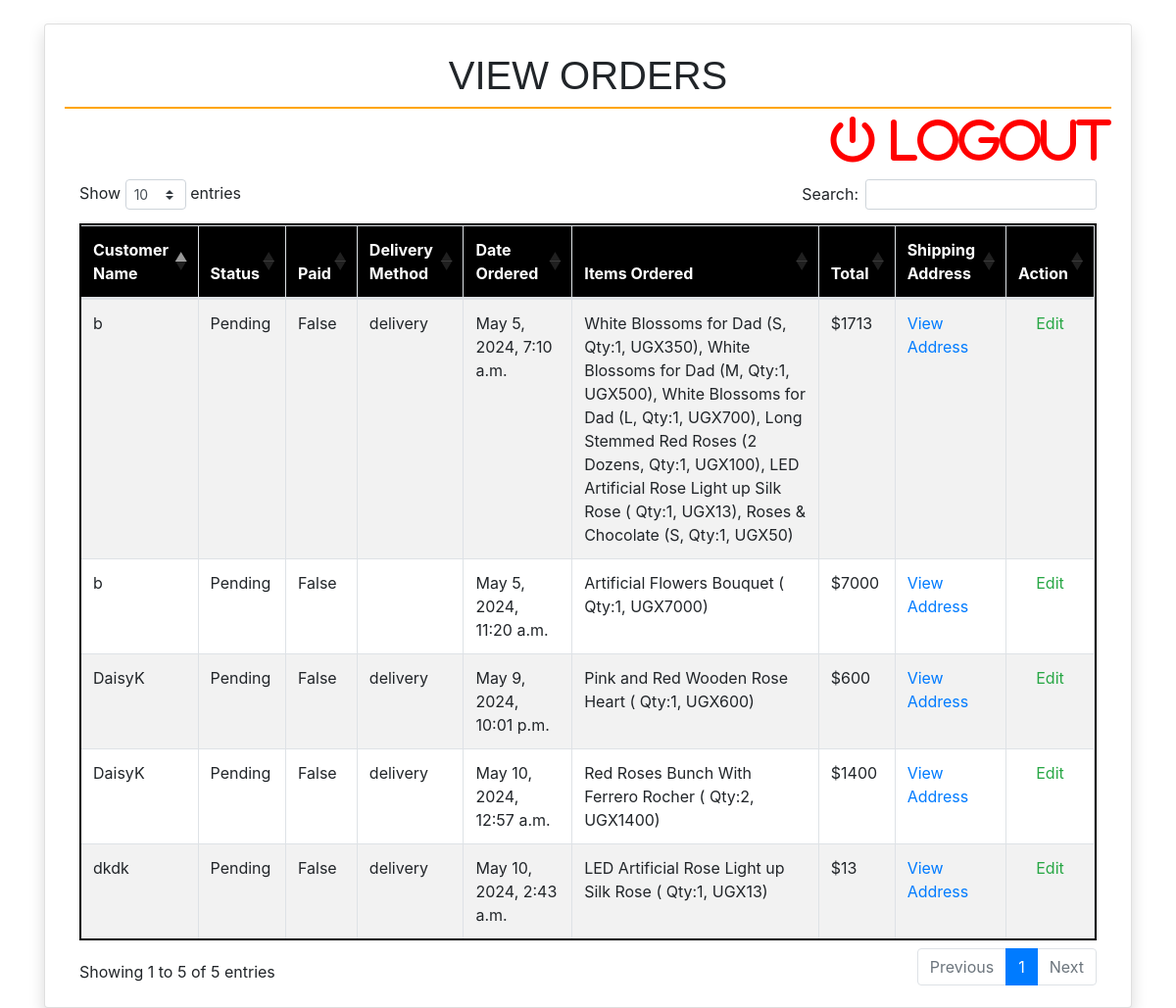
Page /driver_view_order/ on the earlier database version.
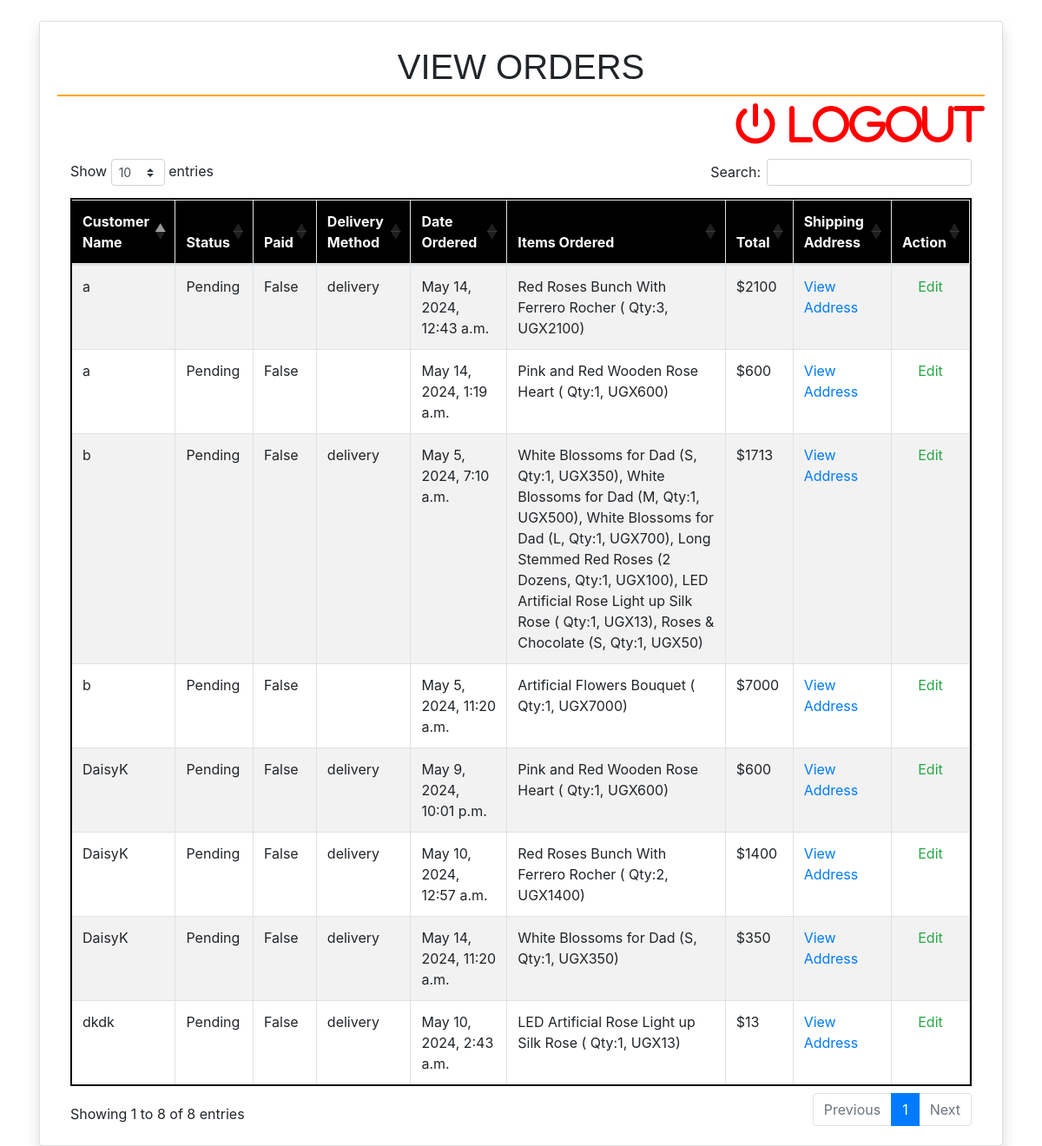
Same page on the later database version.
### order/models.py (models this page shows, shortened)
class Order(models.Model):
    PAYMENT_CHOICES = (("cash", "cash"), ("online", "online"))
    DELIVERY_CHOICES = (("delivery", "delivery"), ("carryout", "carryout"))
    transaction_id = models.UUIDField(
        primary_key=True, default=uuid.uuid4, editable=True
    )
    customer = models.ForeignKey(Customer, on_delete=models.CASCADE)
    user = models.ForeignKey(User, on_delete=models.CASCADE, null=True, blank=True)
    STATUS =(
        ('Pending','Pending'),
        ('Order Confirmed','Order Confirmed'),
        ('Out for Delivery','Out for Delivery'),
        ('Delivered','Delivered'),
    )
    status=models.CharField(max_length=50,null=True,choices=STATUS,default='Pending')
    date_ordered = models.DateTimeField(auto_now_add=True)
    date_modified = models.DateTimeField(auto_now=True)
    complete = models.BooleanField(default=False)
    date_completed = models.DateTimeField(null=True, blank=True)
    paid = models.BooleanField(default=False)
    payment_method = models.CharField(max_length=10, choices=PAYMENT_CHOICES)
    delivery_method = models.CharField(max_length=10, choices=DELIVERY_CHOICES)
    shipping = models.ForeignKey(
        "ShippingAddress", on_delete=models.SET_NULL, blank=True, null=True
    )
    pickup = models.ForeignKey(
        "PickUpDetail", on_delete=models.SET_NULL, blank=True, null=True
    )
    coupon = models.ForeignKey(
        "Coupon", on_delete=models.SET_NULL, blank=True, null=True
    )
    email = models.EmailField(max_length=70, null=True, blank=True)
    phone = models.CharField(max_length=20, null=True, blank=True)
    @property
    def get_cart_subtotal(self):
        order_items = self.orderitem_set.all()
        total = sum([item.get_total for item in order_items])
        return total
    get_cart_subtotal.fget.short_description = "Subtotal"
    @property
    def get_cart_total(self):
        total = self.get_cart_subtotal
        if self.coupon:
            total = total - self.get_coupon_value
        return total
    get_cart_total.fget.short_description = "Total"
    @property
    def get_cart_items(self):
        order_items = self.orderitem_set.all()
        total = sum([item.quantity for item in order_items])
        return total
    get_cart_items.fget.short_description = "# Items"
    @property
    def display_items(self):
        order_items = self.orderitem_set.all()
        ticker, l = 1, len(order_items)
        product_titles = str()
        for item in order_items:
            add_comma = ", " if l > 1 and ticker != l else ""
            if item.variation:
                product_title = f"""{item.product.name}
                ({item.variation.get_size},
                Qty:{item.quantity}, UGX{item.get_total}){add_comma}"""
            else:
                product_title = f"""{item.product.name}
                ( Qty:{item.quantity}, UGX{item.get_total}){add_comma}"""
            product_titles += product_title
            ticker += 1
        return product_titles
    @property
    def get_coupon_value(self):
        if self.coupon:
            if self.coupon.discount_type == "Percent":
                coupon_value = round(
                    self.get_cart_subtotal * self.coupon.discount_amount / 100, 2
                )
            else:
                coupon_value = self.coupon.discount_amount
        else:
            coupon_value = None
        return coupon_value
    get_coupon_value.fget.short_description = "Coupon"

class OrderItem(models.Model):
    product = models.ForeignKey(Product, on_delete=models.CASCADE)
    order = models.ForeignKey(Order, on_delete=models.CASCADE)
    variation = models.ForeignKey(
        ProductVariant, on_delete=models.SET_NULL, blank=True, null=True
    )
    quantity = models.IntegerField(default=0)
    date_added = models.DateTimeField(auto_now_add=True)
    @property
    def get_total(self):
        if self.product.has_variants:
            total = self.variation.price * self.quantity
        else:
            total = self.product.price * self.quantity
        return total
    get_total.fget.short_description = "Total"
    def image_tag(self):
        return mark_safe(
            f'<img src="{self.product.image.url}" width="100" height="100" />'
        )
    image_tag.short_description = "Image"

### users/models.py (models this page shows)
class Customer(models.Model):
    user = models.OneToOneField("User", null=True, blank=True, on_delete=models.CASCADE)
    device = models.CharField(max_length=200, null=True, blank=True)
    created_at = models.DateTimeField(auto_now_add=True)
    def __str__(self):
        return self.user.username if self.user else self.device

class User(AbstractUser):
    email = models.EmailField(unique=True)
    phone = models.IntegerField(null=True, blank=True)
    REQUIRED_FIELDS = [
        "email",
        "phone"
    ]

### store/models.py (models this page shows, shortened)
class Product(models.Model):
    id = models.UUIDField(primary_key=True, default=uuid.uuid4, editable=False)
    name = models.CharField(max_length=100)
    price = models.DecimalField(max_digits=15, decimal_places=0, blank=True, null=True)
    desc = models.TextField(max_length=500, blank=True, null=True)
    image = models.ImageField(blank=True, upload_to="images")
    created_at = models.DateField(auto_now_add=True)
    updated_at = models.DateField(auto_now=True)
    product_category = models.ForeignKey(
        "Category", on_delete=models.CASCADE, null=True, blank=True
    )
    class Meta:
        ordering = ("product_category",)
    def image_tag(self):  # pragma: no cover
        if self.image:
            return mark_safe(f'<img src="{self.image.url}" width="100" height="100" />')
    image_tag.short_description = "Image"
    @property
    def has_variants(self):
        if self.productvariant_set.count() > 0:
            return True
        else:
            return False

class ProductVariant(models.Model):
    title = models.CharField(max_length=100, blank=True, null=True)
    product = models.ForeignKey(Product, on_delete=models.CASCADE)
    size = models.ForeignKey(Size, on_delete=models.CASCADE)
    price = models.DecimalField(max_digits=15, decimal_places=0)
    @property
    def get_size(self):
        return str(self.size)

class Size(models.Model):
    name = models.CharField(max_length=20, blank=True, null=True, unique=True)
    def __str__(self):
        return self.name

### custom_admin/views.py (the view)
# urls.py: path('driver_view_order/', driver_view_orders, name='driver_view_orders'),
def driver_view_orders(request):
    orders = Order.objects.all()
    context = {'orders': orders}
    return render(request, 'admin/driver_view_order.html', context)

### store/context_processors.py (called while the page is built)
def get_cart_quantity(request):
    if request.user.is_authenticated:
        try:
            customer = request.user.customer
        except:
            number_of_items = 0
    else:
        try:
            customer, created = Customer.objects.get_or_create(
                device=request.COOKIES["device"]
            )
        except:
            number_of_items = 0
    try:
        customer_order = Order.objects.filter(customer=customer, complete=False)[0]
        number_of_items = customer_order.get_cart_items
    except:
        number_of_items = 0
    return {"cart_quantity": number_of_items}

### templates/admin/driver_view_order.html (shortened to what this page needs)
{% extends 'admin/driver_base.html' %}
{% block content %}
<div class="card shadow">
    <div class="card-body">
        <h1 class="p-2 text-center" style="border-bottom: 2px solid orange; font-family: 'Georgia', sans-serif; font-size: 2.5em; text-transform: uppercase;">
            View Orders</h1>
        <div class="text-right mb-3">
            <a href="{% url 'users:logout' %}" class="fa fa-power-off" style="font-size:48px;color:red"></i></i> Logout
            </a>
        </div>
        <div class="container">
            <div class="table-responsive">
                <table class="table table-bordered table-striped" style="border: 2px solid black;" id="example">
                    <thead style="background-color: black; color: white;">
                        <tr>
                            <th>Customer Name</th>
                            <th>Status</th>
                            <th>Paid</th>
                            <th>Delivery Method</th>
                            <th>Date Ordered</th>
                            <th>Items Ordered</th>
                            <th>Total</th>
                            <th>Shipping Address</th>
                            <th class="text-center">Action</th>
                        </tr>
                    </thead>
                    <tbody>
                        {% for order in orders %}
                            <tr>
                                <td>{{ order.customer }}</td>
                                <td>{{ order.status|default:"Pending" }}</td>
                                <td>{{ order.paid }}</td>
                                <td>{{ order.delivery_method }}</td>
                                <td>{{ order.date_ordered }}</td>
                                <td>{{ order.display_items }}</td>
                                <td>${{ order.get_cart_total }}</td>
                                <td><a href="{% url 'driver_view_shipping_address' order.transaction_id %}">View Address</a></td>
                                <td class="text-center">
                                    <a href="{% url 'driver_edit_order' order.transaction_id %}" class="text-success">Edit</a>
                                </td>
                            </tr>
                        {% endfor %}
                    </tbody>
                </table>
            </div>
        </div>
    </div>
</div>
<link rel="stylesheet" href="https://cdnjs.cloudflare.com/ajax/libs/font-awesome/6.0.0/css/all.min.css">
<link rel="stylesheet" href="https://stackpath.bootstrapcdn.com/bootstrap/4.3.1/css/bootstrap.min.css">
<link rel="stylesheet" type="text/css" href="https://cdn.datatables.net/1.10.24/css/dataTables.bootstrap4.min.css">
{% endblock %}

Differences in the rows shown:
added Order: customer "a", status "Pending", paid "False", delivery_method "delivery", date_ordered "May 14, 2024, 12:43 a.m.", display_items "Red Roses Bunch With Ferrero Rocher ( Qty:3, UGX2100)", get_cart_total "2100"
added Order: customer "a", status "Pending", paid "False", date_ordered "May 14, 2024, 1:19 a.m.", display_items "Pink and Red Wooden Rose Heart ( Qty:1, UGX600)", get_cart_total "600"
added Order: customer "DaisyK", status "Pending", paid "False", delivery_method "delivery", date_ordered "May 14, 2024, 11:20 a.m.", display_items "White Blossoms for Dad (S, Qty:1, UGX350)", get_cart_total "350"
Other differences:
text written by a page script: "Show entries Search: Showing 1 to 5 of 5 entries Previous 1 Next" → "Show entries Search: Showing 1 to 8 of 8 entries Previous 1 Next"
